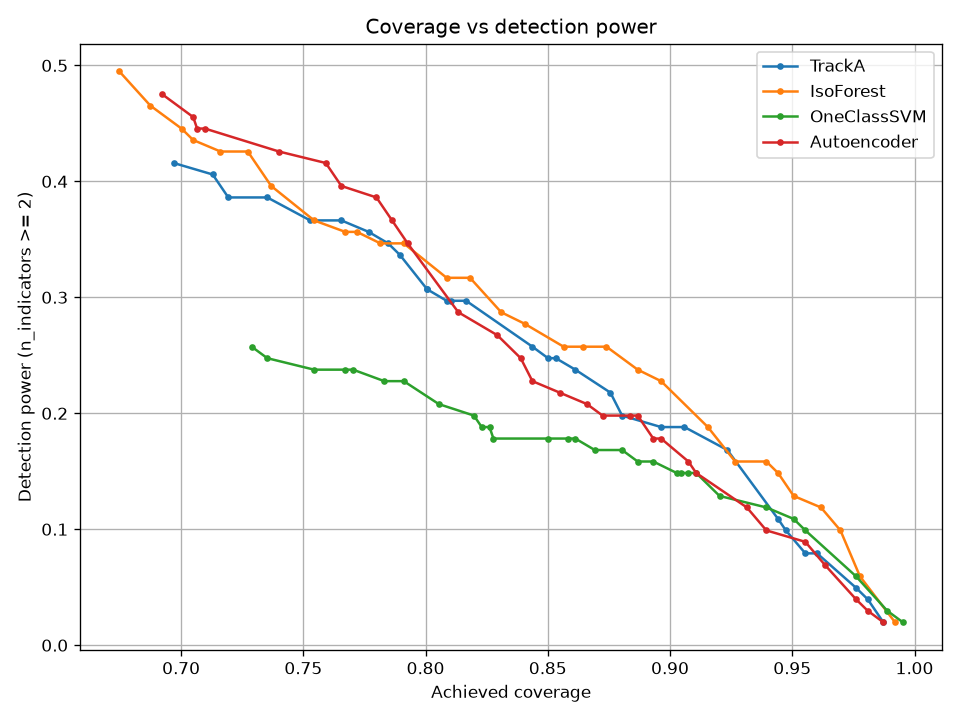

The script that saved this image:
import numpy as np
import pandas as pd
from sklearn.ensemble import IsolationForest
from sklearn.svm import OneClassSVM
from sklearn.neural_network import MLPRegressor
from sklearn.preprocessing import StandardScaler
import matplotlib.pyplot as plt

INPUT_CSV = "analysis_set_with_log_scores.csv"
INDEX_CSV = "pilot_2270_index.csv"

RATIOS = [
    "baro_vpos",
    "gps_hpos[0]", "gps_hpos[1]",
    "gps_hvel[0]", "gps_hvel[1]",
    "gps_vpos", "gps_vvel",
    "heading",
    "mag_field[0]",
    "hagl",
]


def conformal_threshold(cal_scores, alpha):
    s = np.sort(cal_scores)
    n = len(s)
    k = int(np.ceil((n + 1) * (1 - alpha)))
    if k > n:
        return np.nan
    return s[k - 1]


def main():
    df = pd.read_csv(INPUT_CSV)
    idx = pd.read_csv(INDEX_CSV)

    extra = idx[["log_id", "failsafe_frac", "nav_state_forbidden_frac",
                 "filter_fault_flags_frac", "landed_at_end", "sat_frac"]].copy()
    extra = extra.rename(columns={
        "failsafe_frac": "failsafe_frac_idx",
        "nav_state_forbidden_frac": "nav_state_forbidden_frac_idx",
        "filter_fault_flags_frac": "filter_fault_flags_frac_idx",
        "landed_at_end": "landed_at_end_idx",
        "sat_frac": "sat_frac_idx",
    })
    df = df.merge(extra, on="log_id", how="left")

    counts = np.zeros(len(df), dtype=int)
    counts += (df["failsafe_frac_idx"] > 0).astype(int).values
    counts += (df["nav_state_forbidden_frac_idx"] > 0).astype(int).values
    counts += (df["filter_fault_flags_frac_idx"] > 0).astype(int).values
    counts += (df["landed_at_end_idx"] == False).astype(int).values
    counts += (df["sat_frac_idx"] > 0.05).astype(int).values
    df["n_indicators"] = counts

    ratio_cols = [f"score_log_{r}" for r in RATIOS]
    X = df[ratio_cols].values.astype(np.float64)
    medians = np.nanmedian(X, axis=0)
    for j in range(X.shape[1]):
        mask = np.isnan(X[:, j])
        X[mask, j] = medians[j] if not np.isnan(medians[j]) else 0.0

    A_mask = df["group"].values == "A"
    B_mask = df["group"].values == "B"
    C_mask = df["group"].values == "C"

    X_A = X[A_mask]
    X_B = X[B_mask]
    X_C = X[C_mask]
    labels_C = df["n_indicators"].values[C_mask]

    # Train once
    iso = IsolationForest(n_estimators=200, random_state=0)
    iso.fit(X_A)
    iso_cal = -iso.score_samples(X_B)
    iso_test = -iso.score_samples(X_C)

    svm = OneClassSVM(kernel="rbf", gamma="scale", nu=0.05)
    svm.fit(X_A)
    svm_cal = -svm.decision_function(X_B)
    svm_test = -svm.decision_function(X_C)

    scaler = StandardScaler()
    Xt = scaler.fit_transform(X_A)
    Xb = scaler.transform(X_B)
    Xc = scaler.transform(X_C)
    ae = MLPRegressor(hidden_layer_sizes=(5,), activation="relu", solver="adam",
                      learning_rate_init=0.01, max_iter=2000, random_state=0)
    ae.fit(Xt, Xt)

    def re(X):
        return np.mean((ae.predict(X) - X) ** 2, axis=1)

    ae_cal = re(Xb)
    ae_test = re(Xc)

    # Track A (conformal max-ratio)
    A_scores = df[A_mask][ratio_cols].values
    B_scores = df[B_mask][ratio_cols].values
    C_scores = df[C_mask][ratio_cols].values
    med = np.nanmedian(A_scores, axis=0)
    iqr = np.nanpercentile(A_scores, 75, axis=0) - np.nanpercentile(A_scores, 25, axis=0)
    iqr = np.where(iqr == 0, 1e-9, iqr)
    ta_cal = np.nanmax((B_scores - med) / iqr, axis=1)
    ta_test = np.nanmax((C_scores - med) / iqr, axis=1)

    # Sweep alpha
    alphas = np.linspace(0.01, 0.30, 30)
    results = []
    for a in alphas:
        for name, cal, test in [
            ("TrackA", ta_cal, ta_test),
            ("IsoForest", iso_cal, iso_test),
            ("OneClassSVM", svm_cal, svm_test),
            ("Autoencoder", ae_cal, ae_test),
        ]:
            thr = conformal_threshold(cal, a)
            flags = test > thr
            coverage = 1 - flags.mean()
            # detection power at n>=2
            hi = labels_C >= 2
            if hi.sum() > 0:
                power = flags[hi].mean()
            else:
                power = 0.0
            results.append({"alpha": a, "method": name,
                            "coverage": coverage, "power_n2": power})

    rdf = pd.DataFrame(results)
    rdf.to_csv("coverage_power_curve.csv", index=False)

    # Plot
    plt.figure(figsize=(8, 6))
    for name in ["TrackA", "IsoForest", "OneClassSVM", "Autoencoder"]:
        sub = rdf[rdf["method"] == name]
        plt.plot(sub["coverage"], sub["power_n2"], marker="o", markersize=3, label=name)
    plt.xlabel("Achieved coverage")
    plt.ylabel("Detection power (n_indicators >= 2)")
    plt.title("Coverage vs detection power")
    plt.grid(True)
    plt.legend()
    plt.tight_layout()
    plt.savefig("coverage_power_curve.png", dpi=120)
    plt.show()
    print("saved coverage_power_curve.csv and coverage_power_curve.png")

    # Print summary
    print()
    print("=== Detection power at coverage = 0.95 ===")
    closest = rdf[rdf["coverage"].between(0.94, 0.96)]
    print(closest.pivot_table(index="method", values="power_n2", aggfunc="mean"))


if __name__ == "__main__":
    main()
